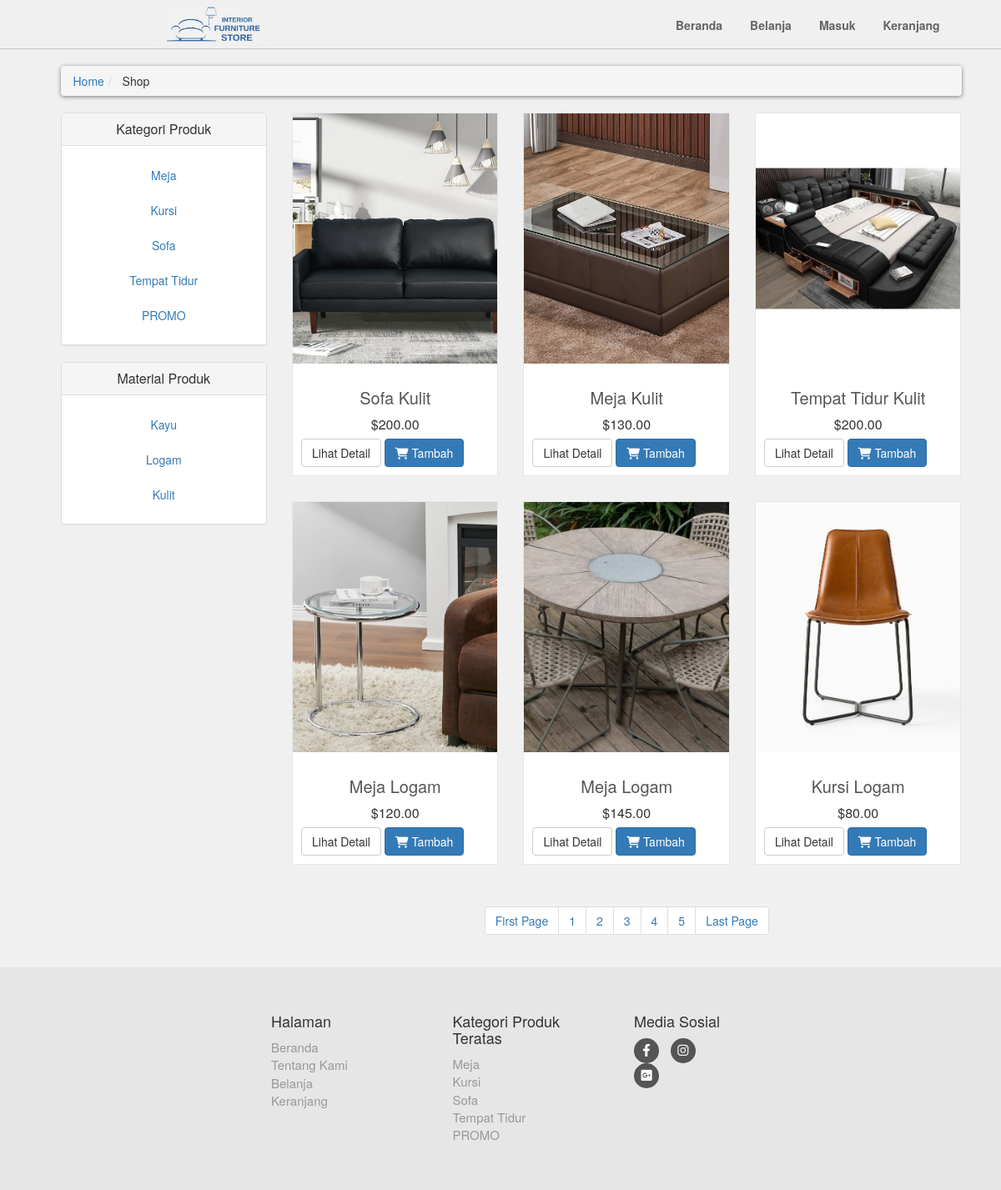
Page /shop.php?page=2 on the committed database.
### tables this page shows
CREATE TABLE `product_categories` (
  `p_category_id` int(10) NOT NULL,
  `p_category_title` varchar(50) NOT NULL,
  `p_category_desc` varchar(200) NOT NULL
);

CREATE TABLE `product_material` (
  `p_material_id` int(10) NOT NULL,
  `p_material_title` varchar(50) NOT NULL,
  `p_material_desc` varchar(200) NOT NULL
);

CREATE TABLE `products` (
  `product_id` bigint(8) NOT NULL,
  `p_category_id` int(10) NOT NULL,
  `p_material_id` int(10) NOT NULL,
  `product_title` varchar(50) NOT NULL,
  `product_description` varchar(120) NOT NULL,
  `product_price` decimal(7,2) NOT NULL,
  `product_discount` int(4) NOT NULL,
  `product_image1` text NOT NULL,
  `product_image2` text NOT NULL,
  `product_image3` text NOT NULL
);

### shop.php (the view, shortened to what this page needs)
<?php
    include("includes/header.php");
?>
    <div id="content">
        <div class="container">
            <div class="col-md-12">
                <ul class="breadcrumb">
                    <li><a href="index.php">Home</a></li>
                    <li>
                        Shop
                    </li>
                </ul>
            </div>
            <div class="col-md-3">
                <?php
                    include("includes/sidebar.php");
                ?>
            </div>
                <div class="col-md-9">
                    <div class="row">
                        <?php
                            if(!isset($_GET['p_categories'])){
                                if(!isset($_GET['p_material'])){
                                    $per_page = 6;
                                    if(isset($_GET['page'])){
                                        $page = $_GET['page'];
                                    }else{
                                        $page=1;
                                    }
                                    $start_from = ($page-1) * $per_page;
                                    $get_products = "SELECT *
                                    FROM products
                                    JOIN product_categories ON products.p_category_id = product_categories.p_category_id
                                    WHERE product_categories.p_category_title != 'SALE'
                                    ORDER BY 1 DESC LIMIT $start_from, $per_page";
                                    $run_products = mysqli_query($con, $get_products);
                                    while($row_products = mysqli_fetch_array($run_products)){
                                        $pro_id = $row_products['product_id'];
                                        $pro_title = $row_products['product_title'];
                                        $pro_price = $row_products['product_price'];
                                        $pro_image1 = $row_products['product_image1'];
                                        echo "
                                            <div class = 'col-md-4 col-sm-6 center-responsive'>
                                                <div class = 'product'>
                                                    <a href = 'details.php?pro_id=$pro_id'>
                                                        <img class='img-responsive'src = 'product_images/$pro_image1'>
                                                    </a>
                                                    <div class='text'>
                                                        <h3>
                                                            <a href = 'details.php?pro_id=$pro_id'>
                                                                $pro_title
                                                            </a>
                                                        </h3>
                                                        <p class='price'>
                                                            $$pro_price
                                                        </p>
                                                        <p class ='buttons'>
                                                            <a class='btn btn-default' href = 'details.php?pro_id=$pro_id'>
                                                                Lihat Detail
                                                            </a>
                                                            <a class='btn btn-primary add-to-cart-btn' href='details.php?pro_id=<?php echo $pro_id; ?>'>
                                                                <i class='fa fa-shopping-cart'></i> Tambah
                                                            </a>
                                                        </p>
                                                    </div>
                                                </div>
                                            </div>
                                        ";
                                }
                        ?>
                    </div>
                    <center>
                        <ul class="pagination">
                            <?php
                                $query = "SELECT *
                                FROM products
                                JOIN product_categories ON products.p_category_id = product_categories.p_category_id
                                WHERE product_categories.p_category_title != 'SALE'";
                                $result = mysqli_query($con, $query);
                                $total_records = mysqli_num_rows($result);
                                $total_pages = ceil($total_records / $per_page);
                                echo "
                                <li>
                                    <a href='shop.php?page=1'> ".'First Page'."</a>
                                </li>
                                ";
                                for($i=1; $i<=$total_pages; $i++){
                                    echo "
                                    <li>
                                        <a href='shop.php?page=".$i."'> ".$i."</a>
                                    </li>
                                    ";
                                };
                                echo "
                                <li>
                                    <a href='shop.php?page=$total_pages'> ".'Last Page'."</a>
                                </li>
                                ";
                                }
                            }
                            ?>
                        </ul>
                    </center>
                </div>
        </div>
    </div>
    <?php
            include("includes/footer.php");
        ?>
</body>

### includes/functions.php (shortened to what this page needs)
<?php
$db = mysqli_connect("localhost", "root", "", "joviweb3");
function getPCategories(){
    global $db;
    $get_p_categories = "select * from product_categories";
    $run_p_categories = mysqli_query($db, $get_p_categories);
    while($row_p_categories=mysqli_fetch_array($run_p_categories)){
        $p_category_id = $row_p_categories['p_category_id'];
        $p_category_title = $row_p_categories['p_category_title'];
        if($p_category_title == 'SALE'){
            echo "
                <li>
                    <a style='color:red;' class= 'text-center' href='shop.php?p_categories=$p_category_id'> $p_category_title </a>
                </li>
            ";
        }else
            echo "
            <li>
                <a class= 'text-center' href='shop.php?p_categories=$p_category_id'> $p_category_title </a>
            </li>
        ";}
}
function getMaterial(){
    global $db;
    $get_p_material = "select * from product_material";
    $run_p_material = mysqli_query($db, $get_p_material);
    while($row_p_material=mysqli_fetch_array($run_p_material)){
        $p_material_id = $row_p_material['p_material_id'];
        $p_material_title = $row_p_material['p_material_title'];
        echo "
            <li>
                <a class= 'text-center' href='shop.php?p_material=$p_material_id'> $p_material_title </a>
            </li>
        ";
    }
}
?>

### includes/footer.php (shortened to what this page needs)
<div id="footer">
    <div class="holder">
        <div class="row justify-content-center">
            <div class="col-sm-6 col-md-3">
                <h4>Halaman</h4>
                <ul>
                    <li><a href="index.php">Beranda</a></li>
                    <li><a href="index.php">Tentang Kami</a></li>
                    <?php if(isset($_SESSION['user'])): ?>
                        <li><a href="shop.php">Belanja</a></li>
                        <li><a href="cart.php">Keranjang</a></li>
                    <?php else: ?>
                        <li><a href="login.php">Belanja </a></li>
                        <li><a href="login.php">Keranjang </a></li>
                    <?php endif; ?>
                </ul>
            </div>
            <div class="com-sm-6 col-md-3">
            <h4>Kategori Produk Teratas</h4>
            <ul>
                <?php
                    $get_p_categories = "select * from product_categories";
                    $run_p_categories = mysqli_query($db, $get_p_categories);
                    while($row_p_categories=mysqli_fetch_array($run_p_categories)){
                        $p_category_id = $row_p_categories['p_category_id'];
                        $p_category_title = $row_p_categories['p_category_title'];
                        if(isset($_SESSION['user'])){
                            echo "
                                <li>
                                    <a href ='shop.php?p_categories=$p_category_id'>
                                        $p_category_title
                                    </a>
                                </li>
                            ";
                        } else {
                            echo "
                                <li>
                                    <a href ='login.php'>
                                        $p_category_title
                                    </a>
                                </li>
                            ";
                        }
                    }
                ?>
            </ul>
        </div>
            <div class="col-sm-6 col-md-2">
                <h4>Media Sosial</h4>
                <p class="social">
                    <a href="https://www.facebook.com/IstimewaPremiumFurniture?mibextid=ZbWKwL" class="fa-brands fa-facebook-f"></a>
                    <a href="https://www.instagram.com/istimewa_furniture?igsh=MXNmdjY4ZnE1YmRvNg==" class="fa-brands fa-instagram"></a>
                    <a href="https://www.lalamove.com/id/blog/pengiriman-furniture-rumah-minimalis/" class="fa-brands fa-square-google-plus"></a>
                </p>
            </div>
        </div>
    </div>
</div>

### style/style.css (style rules this page uses)
* { box-sizing: border-box; margin: 0; padding: 0; }
ul, li, dl, ol, p, a, img { margin: 0; padding: 0; }
body { font-size: 14px; line-height: 1.42857143; color: #333333; background-color: #f0f0f0 !important; font-family: 'Roboto', sans-serif; }
.holder { width: 70%; margin: 0 auto; }
img { max-width: 100%; }
#content img { width: 100%; object-fit: cover; max-width: none; min-height: 300px; max-height: 300px; }
#content { padding-left: 25px; }
#content .product { background-color: #ffffff; border: 1px solid #e6e6e6; margin-bottom: 30px; box-sizing: border-box; }
#content .product .text { padding: 10px 10px 0; }
#content .product .text p.price { font-size: 16px; text-align: center; font-weight: 400; margin-bottom: 5px; }
#content .product .text h3 { text-align: center; font-size: 20px; }
#content .product .text h3 a { color: rgb(85, 85, 85); }
.breadcrumb { padding: 8px 15px; margin: 20px 0; background-color: #ffffff; border-radius: 5px; box-shadow: 0px 1px 5px rgba(0, 0, 0, .5); }
#footer { margin-top: 15px; background: #e6e6e6; padding: 45px 0; }
#footer a { color: #999999; text-decoration: none; }
#footer ul { list-style: none; padding-left: 0px; font-size: 15px; }
#footer .social { text-align: left; }
#footer .social a { margin: 0 10px 0 0; display: inline-block; color: #ffffff; width: 30px; height: 30px; border-radius: 15px; line-height: 30px; font-size: 15px; text-align: center; vertical-align: bottom; background-color: #555555; text-decoration: none; }

### rows in the picture
product_categories: p_category_title "Meja"
product_categories: p_category_title "Kursi"
product_categories: p_category_title "Sofa"
product_categories: p_category_title "Tempat Tidur"
product_categories: p_category_title "PROMO"
product_material: p_material_title "Kayu"
product_material: p_material_title "Logam"
product_material: p_material_title "Kulit"
products: product_image1 (picture), product_title "Sofa Kulit", product_price "200.00"
products: product_image1 (picture), product_title "Meja Kulit", product_price "130.00"
products: product_image1 (picture), product_title "Tempat Tidur Kulit", product_price "200.00"
products: product_image1 (picture), product_title "Meja Logam", product_price "120.00"
products: product_image1 (picture), product_title "Meja Logam", product_price "145.00"
products: product_image1 (picture), product_title "Kursi Logam", product_price "80.00"
